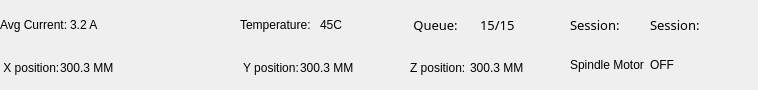
      <widget class="QWidget" name="widget_7" native="true">
       <property name="enabled">
        <bool>true</bool>
       </property>
       <property name="geometry">
        <rect>
         <x>0</x>
         <y>684</y>
         <width>758</width>
         <height>90</height>
        </rect>
       </property>
       <widget class="QLabel" name="LXpos">
        <property name="geometry">
         <rect>
          <x>0</x>
          <y>50</y>
          <width>75</width>
          <height>35</height>
         </rect>
        </property>
        <property name="styleSheet">
         <string notr="true">font: 10pt &quot;Impact&quot;;
</string>
        </property>
        <property name="text">
         <string> X position: </string>
        </property>
       </widget>
       <widget class="QLabel" name="LYpos">
        <property name="geometry">
         <rect>
          <x>240</x>
          <y>50</y>
          <width>75</width>
          <height>35</height>
         </rect>
        </property>
        <property name="styleSheet">
         <string notr="true">font: 10pt &quot;Impact&quot;;
</string>
        </property>
        <property name="text">
         <string> Y position: </string>
        </property>
       </widget>
       <widget class="QLabel" name="LSPM">
        <property name="geometry">
         <rect>
          <x>570</x>
          <y>40</y>
          <width>75</width>
          <height>50</height>
         </rect>
        </property>
        <property name="styleSheet">
         <string notr="true">font: 10pt &quot;Impact&quot;;
</string>
        </property>
        <property name="text">
         <string>Spindle Motor</string>
        </property>
       </widget>
       <widget class="QLabel" name="Ltemp">
        <property name="geometry">
         <rect>
          <x>240</x>
          <y>0</y>
          <width>75</width>
          <height>50</height>
         </rect>
        </property>
        <property name="styleSheet">
         <string notr="true">font: 10pt &quot;Impact&quot;;
</string>
        </property>
        <property name="text">
         <string>Temperature:</string>
        </property>
       </widget>
       <widget class="QLabel" name="LZpos">
        <property name="geometry">
         <rect>
          <x>410</x>
          <y>50</y>
          <width>75</width>
          <height>35</height>
         </rect>
        </property>
        <property name="styleSheet">
         <string notr="true">font: 10pt &quot;Impact&quot;;
</string>
        </property>
        <property name="text">
         <string>Z position: </string>
        </property>
       </widget>
       <widget class="QLabel" name="LCurrent">
        <property name="geometry">
         <rect>
          <x>0</x>
          <y>0</y>
          <width>75</width>
          <height>50</height>
         </rect>
        </property>
        <property name="styleSheet">
         <string notr="true">font: 10pt &quot;Impact&quot;;
</string>
        </property>
        <property name="text">
         <string>Avg Current:</string>
        </property>
       </widget>
       <widget class="QLabel" name="Lqueue">
        <property name="geometry">
         <rect>
          <x>410</x>
          <y>0</y>
          <width>75</width>
          <height>50</height>
         </rect>
        </property>
        <property name="font">
         <font>
          <family>Impact</family>
          <pointsize>10</pointsize>
         </font>
        </property>
        <property name="text">
         <string> Queue: </string>
        </property>
       </widget>
       <widget class="QLabel" name="Lsession">
        <property name="geometry">
         <rect>
          <x>570</x>
          <y>0</y>
          <width>75</width>
          <height>50</height>
         </rect>
        </property>
        <property name="font">
         <font>
          <family>Impact</family>
          <pointsize>10</pointsize>
         </font>
        </property>
        <property name="text">
         <string>Session: </string>
        </property>
       </widget>
       <widget class="QLabel" name="LCurrent_2">
        <property name="geometry">
         <rect>
          <x>70</x>
          <y>0</y>
          <width>31</width>
          <height>50</height>
         </rect>
        </property>
        <property name="styleSheet">
         <string notr="true">font: 10pt &quot;Impact&quot;;
</string>
        </property>
        <property name="text">
         <string>3.2 A</string>
        </property>
       </widget>
       <widget class="QLabel" name="LXpos_2">
        <property name="geometry">
         <rect>
          <x>60</x>
          <y>50</y>
          <width>60</width>
          <height>35</height>
         </rect>
        </property>
        <property name="styleSheet">
         <string notr="true">font: 10pt &quot;Impact&quot;;
</string>
        </property>
        <property name="text">
         <string>300.3 MM</string>
        </property>
       </widget>
       <widget class="QLabel" name="LYpos_2">
        <property name="geometry">
         <rect>
          <x>300</x>
          <y>50</y>
          <width>60</width>
          <height>35</height>
         </rect>
        </property>
        <property name="styleSheet">
         <string notr="true">font: 10pt &quot;Impact&quot;;
</string>
        </property>
        <property name="text">
         <string>300.3 MM</string>
        </property>
       </widget>
       <widget class="QLabel" name="LZpos_2">
        <property name="geometry">
         <rect>
          <x>470</x>
          <y>50</y>
          <width>60</width>
          <height>35</height>
         </rect>
        </property>
        <property name="styleSheet">
         <string notr="true">font: 10pt &quot;Impact&quot;;
</string>
        </property>
        <property name="text">
         <string>300.3 MM</string>
        </property>
       </widget>
       <widget class="QLabel" name="LSPM_2">
        <property name="geometry">
         <rect>
          <x>650</x>
          <y>40</y>
          <width>75</width>
          <height>50</height>
         </rect>
        </property>
        <property name="styleSheet">
         <string notr="true">font: 10pt &quot;Impact&quot;;
</string>
        </property>
        <property name="text">
         <string>OFF</string>
        </property>
       </widget>
       <widget class="QLabel" name="Lqueue_2">
        <property name="geometry">
         <rect>
          <x>480</x>
          <y>0</y>
          <width>50</width>
          <height>50</height>
         </rect>
        </property>
        <property name="font">
         <font>
          <family>Impact</family>
          <pointsize>10</pointsize>
         </font>
        </property>
        <property name="text">
         <string>15/15</string>
        </property>
       </widget>
       <widget class="QLabel" name="Lsession_2">
        <property name="geometry">
         <rect>
          <x>650</x>
          <y>0</y>
          <width>75</width>
          <height>50</height>
         </rect>
        </property>
        <property name="font">
         <font>
          <family>Impact</family>
          <pointsize>10</pointsize>
         </font>
        </property>
        <property name="text">
         <string>Session: </string>
        </property>
       </widget>
       <widget class="QLabel" name="Ltemp_2">
        <property name="geometry">
         <rect>
          <x>320</x>
          <y>0</y>
          <width>75</width>
          <height>50</height>
         </rect>
        </property>
        <property name="styleSheet">
         <string notr="true">font: 10pt &quot;Impact&quot;;
</string>
        </property>
        <property name="text">
         <string>45C</string>
        </property>
       </widget>
      </widget>
